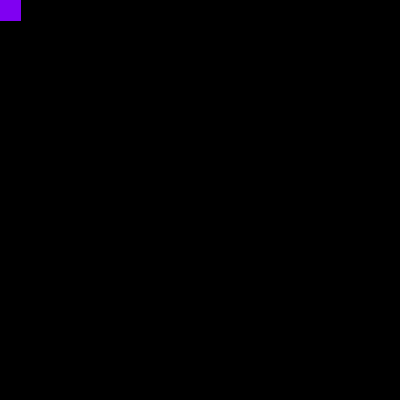
Frame 1 (no input)
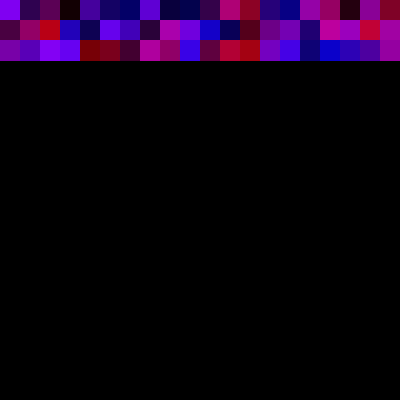
Frame 60 (the mouse pressed at the canvas centre just before this capture)
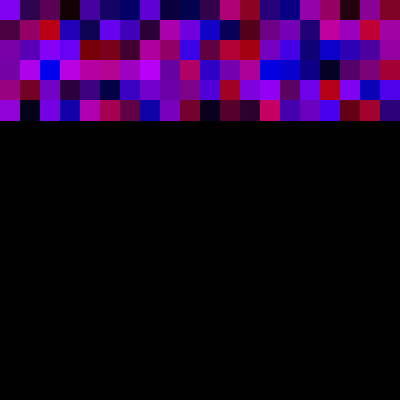
Frame 120 (the mouse held since frame 60 and released just before this capture)

The Processing sketch that drew these frames (run headless with seeded random() and noise(); from frame 60 on, the mouse is pressed at the canvas centre):

// Processing sketch: processing_168267
// ── processing_168267.pde

float r;
float g;
float b;

int x=0;
int y=0;
void setup()
{
size(400,400);
background(0);
}
void draw()
{
r=random(199);
g=random(3);
b=random(255);
stroke(r,g,b);
fill(r,g,b);
rect(x,y,20,20);
x=x+20;
if(x==width)
{
y=y+20;
x=0;
}
}
